Frame 1 (no input): blank canvas, image omitted
Frame 60 (no input): blank canvas, image omitted
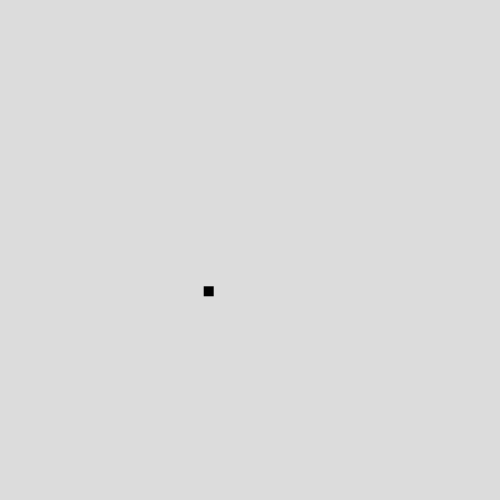
Frame 120 (the mouse pressed at the canvas centre since frame 60)

The p5.js sketch whose frames 1 and 60 were blank and that drew this single picture after the mouse press (run headless with seeded random() and noise() and a simulated clock; from frame 60 on, the mouse is pressed at the canvas centre):

// p5.js sketch
// ── sketch.js
var blocks = [];

function randomInRange(min, max) {
  return Math.floor(Math.random() * (max - min)) + min; 
}

function randomDirection() {
  return randomInRange(1, 9)
}

function pick(opt1, opt2, opt3) {

 var picked = randomInRange(1,4)
 if (picked == 1){
  return opt1
 }

 if (picked == 2){
  return opt2
 }

 if (picked == 3){
  return opt3
 }
}

function setup() {
  createCanvas(500, 500);
}

function draw() {
  clear();
  background(220);
  fleeFromLargerBlocks();
  handleCornerSplits(); 
  blocks.forEach(moveBlock);
  checkCollisions();
  blocks.forEach(drawSquare);
}

function mousePressed() {
  let block = [mouseX, mouseY, 0, 1, 1];
  blocks.push(block);
  console.log(blocks);
}

function drawSquare(item) {
  fill(0); 
  noStroke();
  rectMode(CENTER);
  rect(item[0], item[1], 10*item[4], 10*item[4]);
}

function moveBlock(item) {
  item[3]++;

  if (item[3] >= 200 / item[4]) {
    item[2] = randomDirection();
    item[3] = 0;
  }

  if (item[0] > 450) item[2] = pick(2, 5, 8);
  if (item[0] < 50) item[2] = pick(1, 6, 7);
  if (item[1] < 50) item[2] = pick(3, 7, 8);
  if (item[1] > 450) item[2] = pick(4, 5, 6);

  switch (item[2]) {
    case 0:
      item[2] = randomDirection();
      break;
    case 1:
      item[0]+= item[4];
      break;
    case 2:
      item[0]-= item[4];
      break;
    case 3:
      item[1]+= item[4];
      break;
    case 4:
      item[1]-= item[4];
      break;
    case 5:
      item[1] -= 0.7 * item[4];
      item[0] -= 0.7 * item[4];
      break;
    case 6:
      item[1] -= 0.7 * item[4];
      item[0] += 0.7 * item[4];
      break;
    case 7:
      item[1] += 0.7 * item[4];
      item[0] += 0.7 * item[4];
      break;
    case 8:
      item[1] += 0.7 * item[4];
      item[0] -= 0.7 * item[4];
      break;
  }
}

function checkCollisions() {
  for (let i = 0; i < blocks.length; i++) {
    for (let j = i + 1; j < blocks.length; j++) {
      let b1 = blocks[i];
      let b2 = blocks[j];
      if (isColliding(b1, b2)) {
        console.log("collided!");
        if (b1[4] >= b2[4]){
        blocks[i][4]+= (b2[4] / 2)
        blocks.splice(j, 1)
        } else {
        blocks[j][4] += (b1[4] / 2)
        blocks.splice(i, 1)
        }
      }
    }
  }
}



function isColliding(b1, b2) {
  let size = 10 * ((b1[4] + b2[4]) * 0.5);
  return (
    abs(b1[0] - b2[0]) < size &&
    abs(b1[1] - b2[1]) < size
  );
}

function isNearby(b1, b2) {
  let size = (10 * ((b1[4] + b2[4]) * 0.5) + 100);
  return (
    abs(b1[0] - b2[0]) < size &&
    abs(b1[1] - b2[1]) < size
  );
}

function directionAwayFrom(b1, b2) {
  const dx = b1[0] - b2[0]; 
  const dy = b1[1] - b2[1]; 

 if (abs(dx) < 5 && abs(dy) < 5) return 0;

  if (abs(dx) > abs(dy)) {
    return dx > 0 ? 1 : 2; 
  } else if (abs(dy) > abs(dx)) {
    return dy > 0 ? 3 : 4; 
  } else {
    if (dx < 0 && dy < 0) return 5; 
    if (dx > 0 && dy < 0) return 6; 
    if (dx > 0 && dy > 0) return 7; 
    if (dx < 0 && dy > 0) return 8; 
  }
}

function fleeFromLargerBlocks() {
  for (let i = 0; i < blocks.length; i++) {
    let current = blocks[i];
    for (let j = 0; j < blocks.length; j++) {
      if (i === j) continue;
      let other = blocks[j];
      if (isNearby(current, other) && other[4] >= 2 * current[4]) {
        current[2] = directionAwayFrom(current, other);
        break; 
      }
    }
  }
}

function checkNewBoxes(num) {
 size = 1
 num -= 1
 size += num * 2
 return size
}

function handleCornerSplits() {
  for (let i = blocks.length - 1; i >= 0; i--) {
    let b = blocks[i];
    let atCorner = 
      (b[0] <= 75 && b[1] <= 75) ||
      (b[0] >= 425 && b[1] <= 75) ||
      (b[0] <= 75 && b[1] >= 425) ||
      (b[0] >= 425 && b[1] >= 425);

    if (atCorner) {
      if (b[4] > 1){
      let newCount = checkNewBoxes(b[4]);

      for (let n = 0; n < newCount; n++) {
        let newBlock = [250 + randomInRange(-50, 50), 250 + randomInRange(-50, 50), randomDirection(), 0, 1];
        blocks.push(newBlock);
      }

      blocks.splice(i, 1);
    }
  }
}
}
